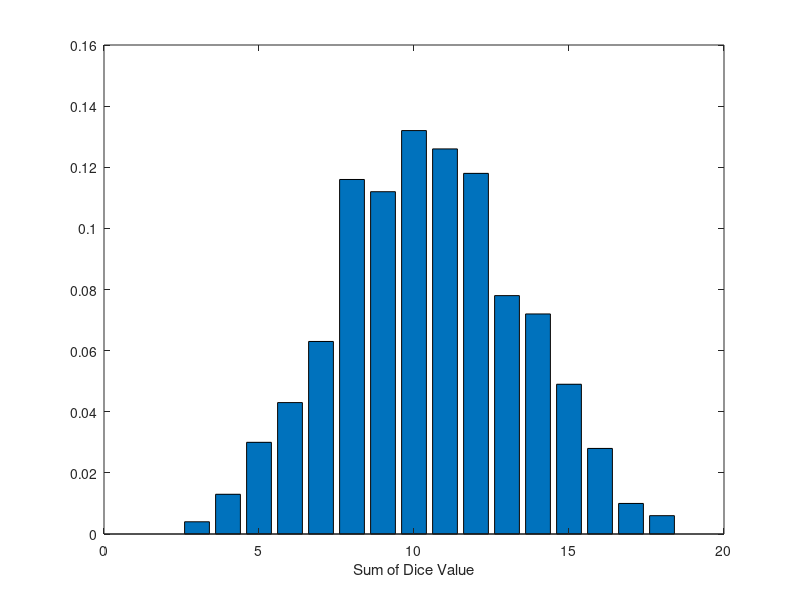

Here is the MATLAB script that generated this plot: (Note: this script raises an error after producing the figure.)

%Sum of rolling three 6-sided dice

N = 1000; %Sample size
m = 3; %number of dice
s = 6; %Total number of sides of a die
x = zeros(N,1);

dice1 = floor(rand(N,1)*s+1);
dice2 = floor(rand(N,1)*s+1);
dice3 = floor(rand(N,1)*s+1);

x = dice1+dice2+dice3;

%Plotting the PDF
for i = 1:(m*s);
    f(i) = sum(x==i);
end

bar(f/N)
xlabel('Sum of Dice Value');
ylable('Probability');
    

